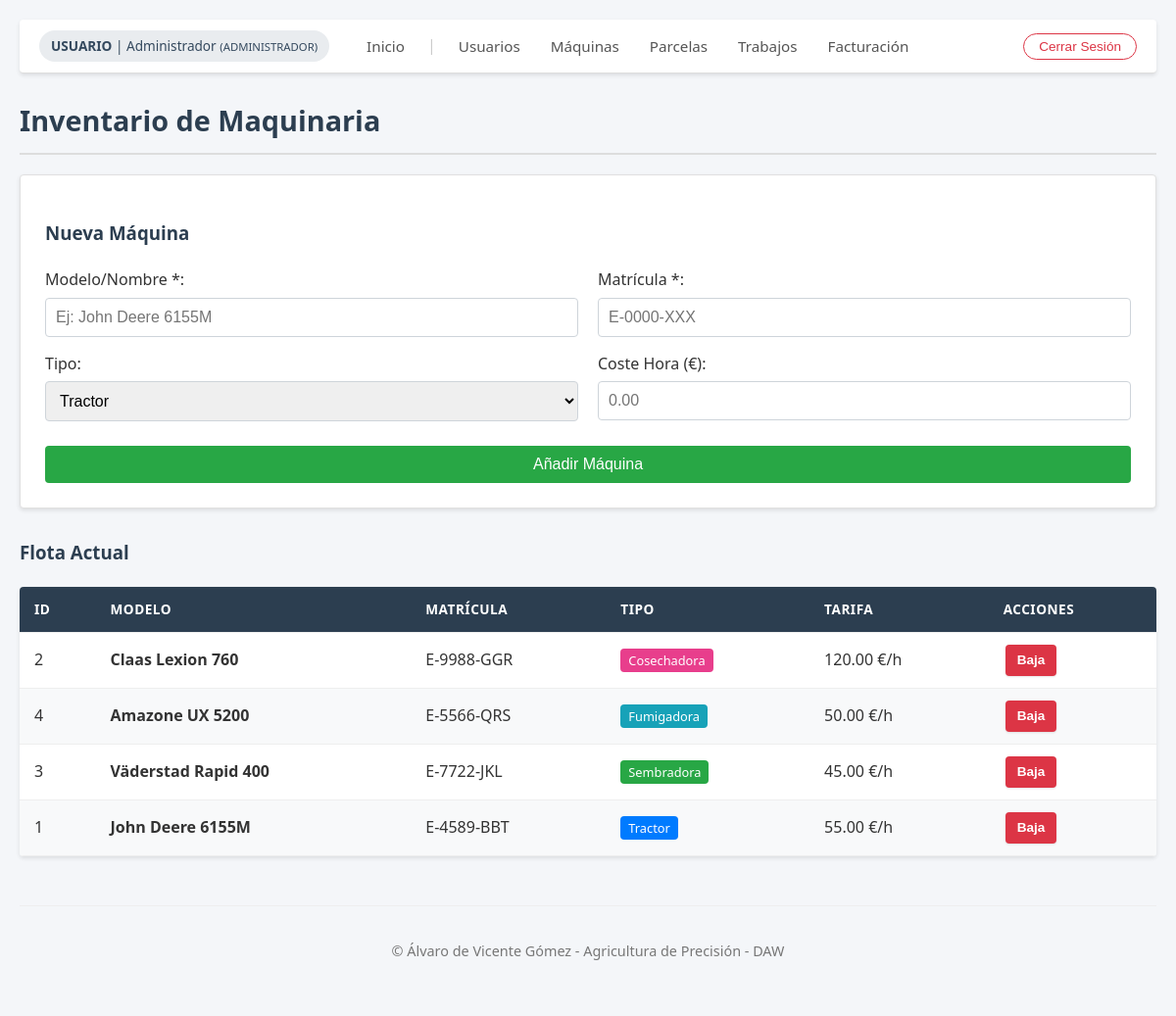
/gestion_maquinas.php (signed in), run on the app's committed database.
### tables this page shows
CREATE TABLE `maquinas` (
  `codigo_maquina` int(11) NOT NULL AUTO_INCREMENT,
  `nombre` varchar(100) NOT NULL,
  `matricula` varchar(20) NOT NULL,
  `tipo_maquina` varchar(50) NOT NULL COMMENT 'Tractor, Cosechadora, etc.',
  `precio_hora` decimal(10,2) NOT NULL COMMENT 'Tarifa base por hora de uso',
  PRIMARY KEY (`codigo_maquina`)
);

### gestion_maquinas.php (the view, shortened to what this page needs)
<?php
require("conexion.php");
include("includes/header.php");
?>
<h1>Inventario de Maquinaria</h1>
<div class="panel-formulario">
    <h3>Nueva Máquina</h3>
    <form action="gestion_maquinas.php" method="POST">
        <div style="display:flex; gap:20px;">
            <div style="flex:1">
                <label>Modelo/Nombre *:</label>
                <input type="text" name="nombre" required placeholder="Ej: John Deere 6155M">
            </div>
            <div style="flex:1">
                <label>Matrícula *:</label>
                <input type="text" name="matricula" required placeholder="E-0000-XXX">
            </div>
        </div>
        <div style="display:flex; gap:20px;">
            <div style="flex:1">
                <label>Tipo:</label>
                <select name="tipo_maquina">
                    <option value="Tractor">Tractor</option>
                </select>
            </div>
            <div style="flex:1">
                <label>Coste Hora (€):</label>
                <input type="text" name="precio" required placeholder="0.00">
            </div>
        </div>
        <input type="submit" name="btn_guardar" value="Añadir Máquina" style="width:100%; margin-top:10px;">
    </form>
</div>
<h3>Flota Actual</h3>
<table>
    <thead>
        <tr>
            <th>ID</th>
            <th>Modelo</th>
            <th>Matrícula</th>
            <th>Tipo</th>
            <th>Tarifa</th>
            <th>Acciones</th>
        </tr>
    </thead>
    <tbody>
        <?php
        $res = mysqli_query($conexion, "SELECT * FROM maquinas ORDER BY tipo_maquina, nombre");
        while ($row = mysqli_fetch_array($res)) {
            $color = "#333";
            if ($row['tipo_maquina'] == 'Tractor')
                $color = "#007bff";
            if ($row['tipo_maquina'] == 'Cosechadora')
                $color = "#e83e8c";
            if ($row['tipo_maquina'] == 'Sembradora')
                $color = "#28a745";
            if ($row['tipo_maquina'] == 'Fumigadora')
                $color = "#17a2b8";
            echo "<tr>";
            echo "<td>" . $row['codigo_maquina'] . "</td>";
            echo "<td><b>" . $row['nombre'] . "</b></td>";
            echo "<td>" . $row['matricula'] . "</td>";
            echo "<td><span style='background:$color; color:white; padding:3px 8px; border-radius:4px; font-size:0.8em;'>" . $row['tipo_maquina'] . "</span></td>";
            echo "<td>" . number_format($row['precio_hora'], 2) . " €/h</td>";
            echo "<td>
                    <form method='POST' onsubmit='return confirm(\"¿Dar de baja?\");' style='margin:0;'>
                        <input type='hidden' name='id_borrar' value='" . $row['codigo_maquina'] . "'>
                        <input type='submit' name='btn_borrar' value='Baja' class='btn-accion btn-rojo'>
                    </form>
                  </td>";
            echo "</tr>";
        }
        ?>
    </tbody>
</table>
<?php include("includes/footer.php"); ?>

### css/estilos.css (style rules this page uses)
:root { --color-primario: #2c3e50; --color-secundario: #34495e; --color-acento: #28a745; --color-acento-hover: #218838; --color-peligro: #dc3545; --color-fondo: #f4f6f9; --color-blanco: #ffffff; --color-texto: #333333; --bg-pendiente: #fff3cd; --txt-pendiente: #856404; --bg-curso: #d1ecf1; --txt-curso: #0c5460; --bg-final: #d4edda; --txt-final: #155724; --radio-borde: 4px; --sombra-suave: 0 2px 4px rgba(0,0,0,0.1); }
body { font-family: 'Segoe UI', Tahoma, Geneva, Verdana, sans-serif; margin: 0; padding: 20px; background: var(--color-fondo); color: var(--color-texto); line-height: 1.6; }
h1, h2, h3 { color: var(--color-primario); margin-bottom: 20px; }
h1 { border-bottom: 2px solid #ddd; padding-bottom: 10px; font-size: 1.8em; }
.panel-formulario, .caja-login { background: var(--color-blanco); padding: 25px; border: 1px solid #e0e0e0; border-radius: var(--radio-borde); box-shadow: var(--sombra-suave); margin-bottom: 30px; }
input[type=text], input[type=password], input[type=email], input[type=date], input[type=number], select { width: 100%; padding: 10px; margin: 5px 0 15px 0; border: 1px solid #ced4da; border-radius: var(--radio-borde); box-sizing: border-box; font-size: 1em; }
input[type=submit], button { background-color: var(--color-acento); color: white; padding: 10px 20px; border: none; border-radius: var(--radio-borde); cursor: pointer; font-size: 1em; transition: background 0.3s; }
table { width: 100%; border-collapse: collapse; margin-top: 20px; background: var(--color-blanco); box-shadow: var(--sombra-suave); border-radius: var(--radio-borde); overflow: hidden; }
th, td { border-bottom: 1px solid #eee; padding: 12px 15px; text-align: left; vertical-align: middle; }
th { background-color: var(--color-primario); color: white; font-weight: 600; text-transform: uppercase; font-size: 0.85em; letter-spacing: 0.5px; }
tr:nth-child(even) { background-color: #f8f9fa; }
.btn-accion { display: inline-flex; align-items: center; justify-content: center; padding: 6px 12px !important; border: none; border-radius: 4px; font-size: 0.85em !important; font-weight: 600; text-decoration: none !important; cursor: pointer; transition: all 0.2s ease-in-out; color: white !important; line-height: 1.2; box-shadow: 0 1px 2px rgba(0,0,0,0.1); height: 32px; margin: 0 2px; }
.btn-borrar, .btn-rojo { background-color: #dc3545 !important; }

### data on the page
maquinas: codigo_maquina "2", nombre "Claas Lexion 760", matricula "E-9988-GGR", tipo_maquina "Cosechadora", precio_hora "120.00"
maquinas: codigo_maquina "4", nombre "Amazone UX 5200", matricula "E-5566-QRS", tipo_maquina "Fumigadora", precio_hora "50.00"
maquinas: codigo_maquina "3", nombre "Väderstad Rapid 400", matricula "E-7722-JKL", tipo_maquina "Sembradora", precio_hora "45.00"
maquinas: codigo_maquina "1", nombre "John Deere 6155M", matricula "E-4589-BBT", tipo_maquina "Tractor", precio_hora "55.00"

### other printed values
$nombre_usuario "Administrador"
$rol_actual "ADMINISTRADOR"
